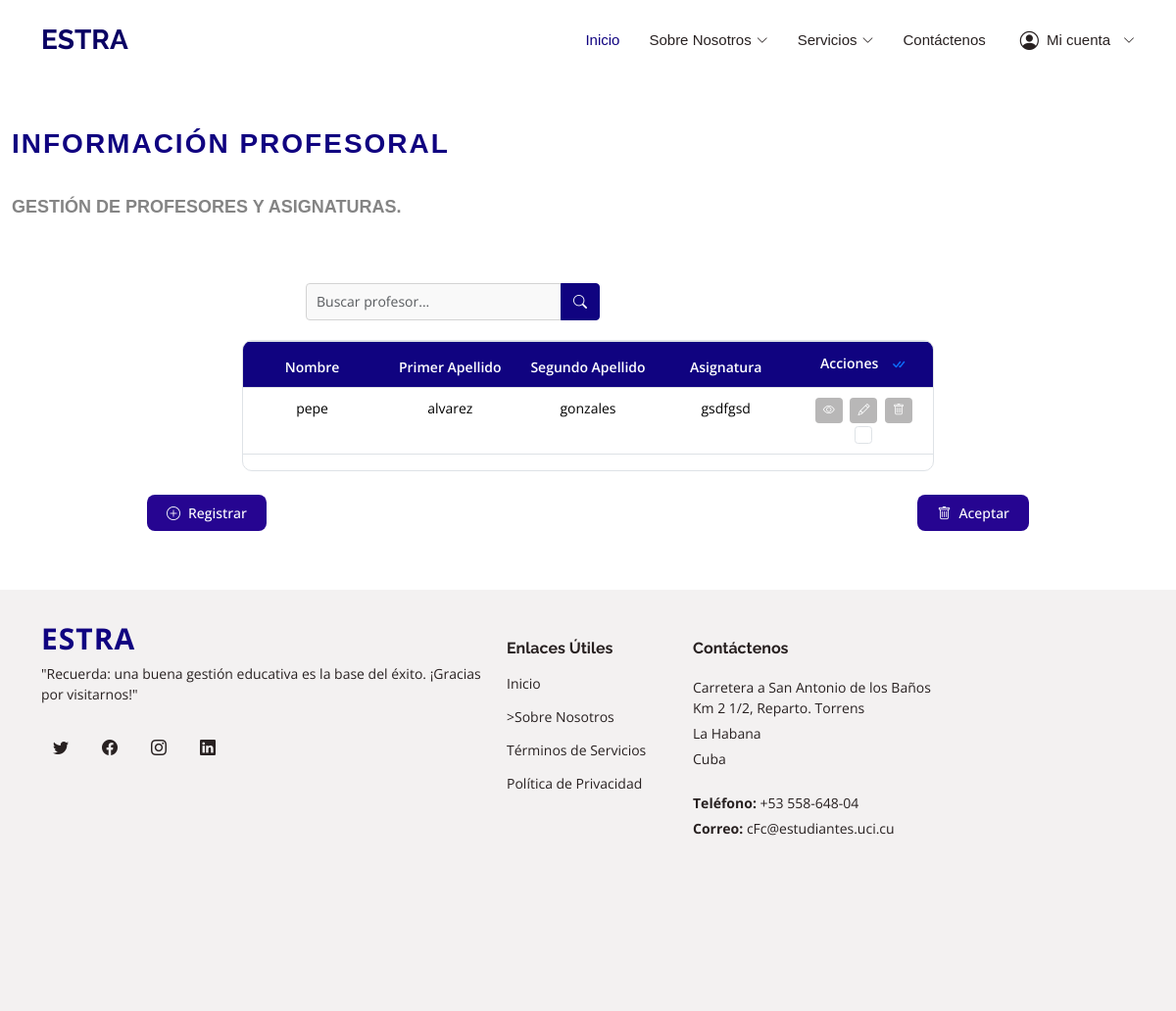
The app's page /profesores/, older data.
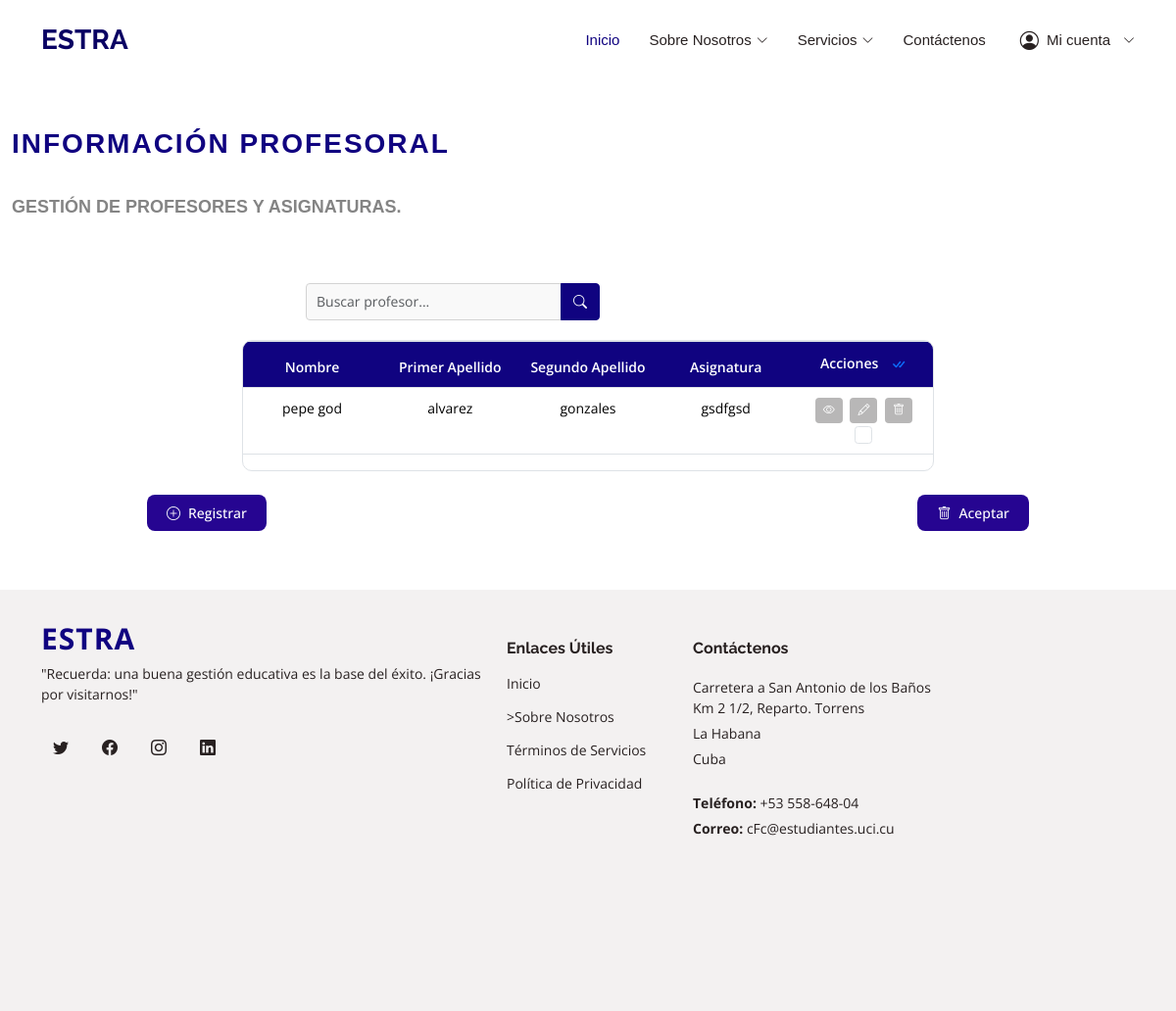
The same page, newer data.
### data_models/models.py (models this page shows, shortened)
class Profesor(models.Model):
    nombre = models.CharField(max_length=50)
    primer_apellido = models.CharField(max_length=50)
    segundo_apellido = models.CharField(max_length=50, blank=True, null=True)
    sexo = models.CharField(
        max_length=20,
        choices=[
            ('masculino', 'Masculino'),
            ('femenino', 'Femenino'),
            ('otro', 'Otro')
        ]
    )
    categoria_docente = models.CharField(
        max_length=20,
        choices=[
            ('instructor', 'Instructor'),
            ('asistente', 'Asistente'),
            ('auxiliar', 'Auxiliar'),
            ('titular', 'Titular')
        ]
    )
    asignatura = models.CharField(max_length=50)
    solapin = models.CharField(max_length=10, unique=True)
    brigada_asignada = models.CharField(max_length=10)
    brigadas_impartir = models.CharField(max_length=50)
    telefono = models.CharField(max_length=15)
    correo = models.EmailField(max_length=50)
    descripcion = models.TextField()

### data_models/vistas/vistasProfesor/views.py (the view)
# urls.py: path('profesores/', visualizarProfesores, name='profesores'),
def visualizarProfesores(request):
    query = request.GET.get('q', '')
    if query:
        profesores = Profesor.objects.filter(
            Q(nombre__icontains=query) |
            Q(curso__icontains=query) |
            Q(anio_escolar__icontains=query) |
            Q(grupo__icontains=query) |
            Q(autor__icontains=query)
        )
    else:
        profesores = Profesor.objects.all()
    return render(request, 'profesores.html', {
        'profesores': profesores,
        'query': query
    })

### templates/profesores.html (shortened to what the changed rows need)
{% load static %}
<!DOCTYPE html>
<html lang="es">
<head>
  <link href="{% static 'assets/vendor/animate.css/animate.min.css' %}" rel="stylesheet">
  <link href="{% static 'assets/vendor/bootstrap/css/bootstrap.min.css' %}" rel="stylesheet">
  <link href="{% static 'assets/vendor/bootstrap-icons/bootstrap-icons.css' %}" rel="stylesheet">
  <link href="{% static 'assets/vendor/boxicons/css/boxicons.min.css' %}" rel="stylesheet">
  <link href="{% static 'assets/vendor/glightbox/css/glightbox.min.css' %}" rel="stylesheet">
  <link href="{% static 'assets/vendor/remixicon/remixicon.css' %}" rel="stylesheet">
  <link href="{% static 'assets/vendor/swiper/swiper-bundle.min.css' %}" rel="stylesheet">
  <link href="{% static 'assets/css/style.css' %}" rel="stylesheet">
</head>
<body>
  <header id="header" class="d-flex align-items-center fixed-top">
    <div class="container d-flex align-items-center">
      <h1 class="logo me-auto"><a href="{% url 'pagina_principal' %}">ESTRA</a></h1>
    </div>
  </header>
  <main id="main">
<section id="informacion-profesoral" class="informacion-profesoral section-bg">
    <div class="container-fluid">
      <div class="section-title">
        <h2>Información Profesoral</h2>
        <br>
        <br>
      </div>
      <form id="form-eliminar-profesores" method="POST" action="{% url 'eliminar_profesores' %}">
        <div id="tabla-profesoral" class="table-container">
          <div id="tabla-profesoral-responsive" class="table-responsive">
            <table id="tablita-profesoral" class="table table-bordered table-hover custom-table">
              <thead>
                <tr>
                  <th>Nombre</th>
                  <th>Primer Apellido</th>
                  <th>Segundo Apellido</th>
                  <th>Asignatura</th>
                  <th>
                    Acciones
                    <button id="btn-seleccionar-todo" class="btn btn-link p-0 ms-2" title="Seleccionar Todo">
                      <i class="bi bi-check-all"></i>
                    </button>
                  </th>
                </tr>
              </thead>
              <tbody>
                {% for profesor in profesores %}
                <tr data-id="{{ profesor.id }}">
                  <td>{{ profesor.nombre }}</td>
                  <td>{{ profesor.primer_apellido }}</td>
                  <td>{{ profesor.segundo_apellido }}</td>
                  <td>{{ profesor.asignatura }}</td>
                  <td>
                    <button type="button" class="btn btn-action btn-ver-detalles" data-id="{{ profesor.id }}" title="Ver Detalles">
                      <i class="bi bi-eye"></i>
                    </button>
                    <button type="button" class="btn btn-action btn-modificar" data-id="{{ profesor.id }}" title="Modificar">
                      <i class="bi bi-pencil"></i>
                    </button>
                    <button type="button" class="btn btn-action btn-eliminar" data-id="{{ profesor.id }}" title="Eliminar">
                      <i class="bi bi-trash"></i>
                    </button>
                    <input type="checkbox" class="form-check-input seleccionar-fila" name="profesores[]" value="{{ profesor.id }}">
                  </td>
                </tr>
                {% empty %}
                <tr>
                  <td colspan="5" class="text-center">No hay profesores registrados.</td>
                </tr>
                {% endfor %}
              </tbody>
            </table>
          </div>
        </div>
      </form>
    </div>
  </section>
  </main>
</body>
</html>

Row changes from the older to the newer data that the page shows:
changed Profesor "alvarez": nombre "pepe" → "pepe god"
